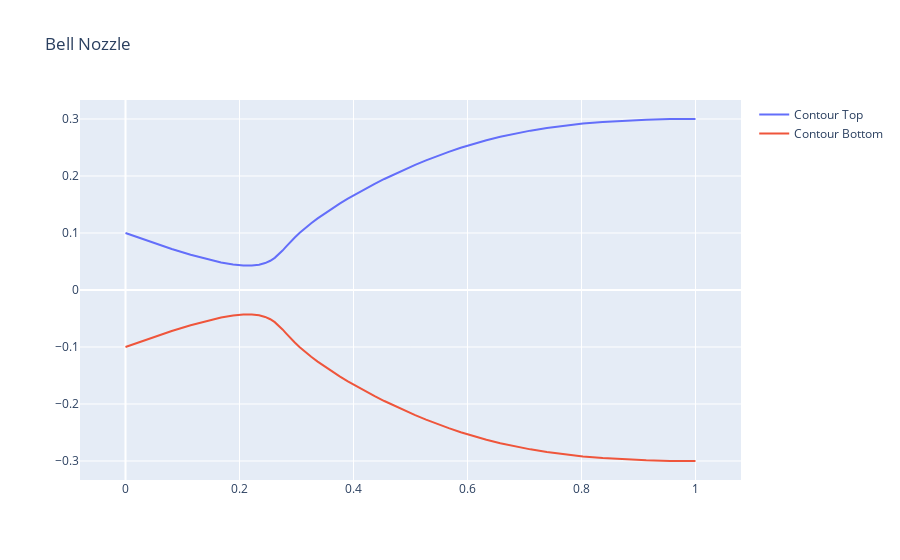

Notebook code for this chart:
### Code cell
from paraflow import SymmetricPassage
import numpy as np

passage = SymmetricPassage(
    inlet_radius=0.1,
    area_ratio=3.0,
    axial_length=1,
    contour_props=[0.25, 0.25, 0.5, 0.75],
    contour_angles=np.radians([-15.0, -5.0, 15.0, 15.0]).tolist()
)
passage.visualize("Bell Nozzle")
